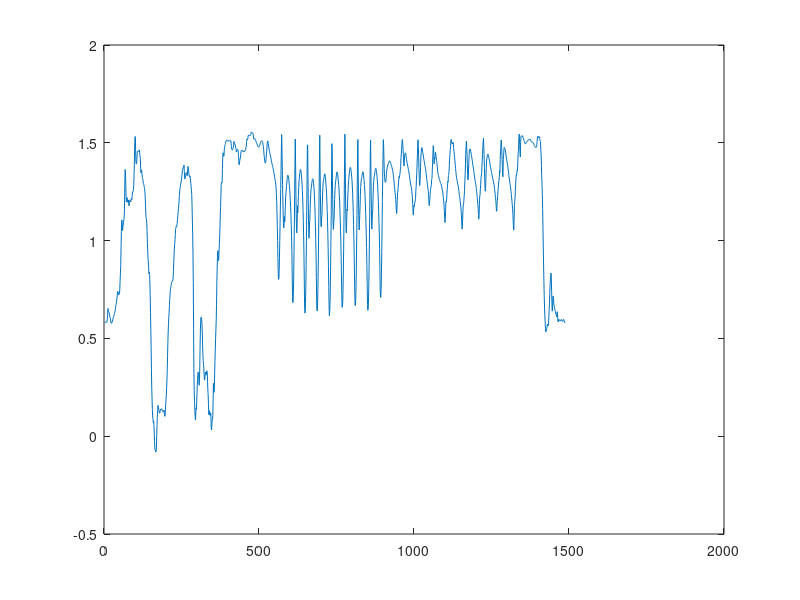
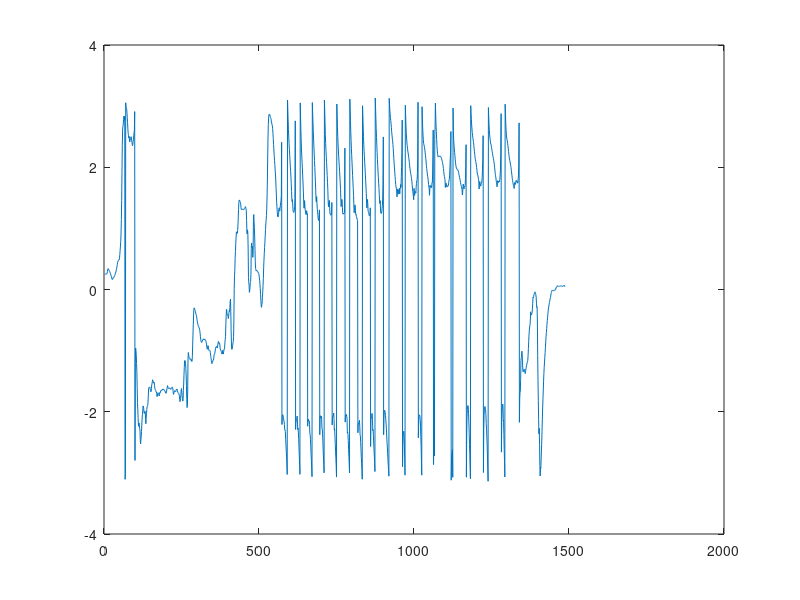
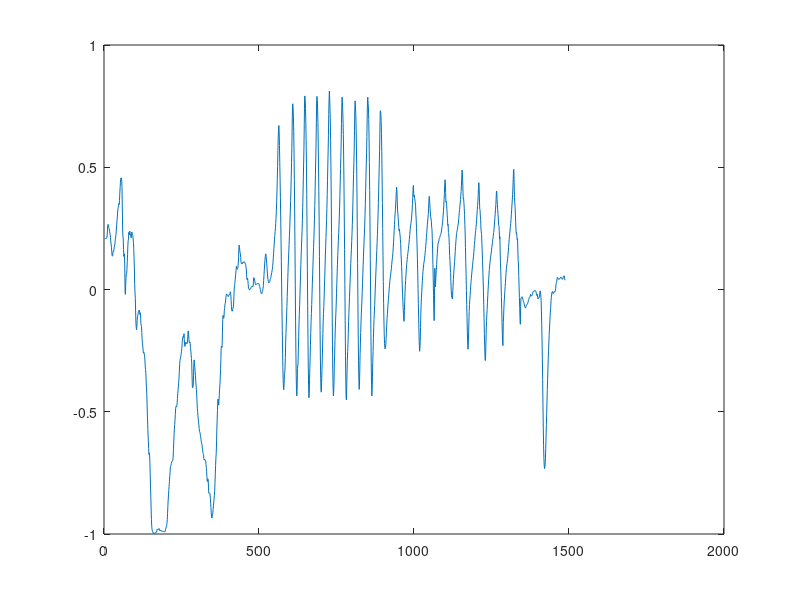
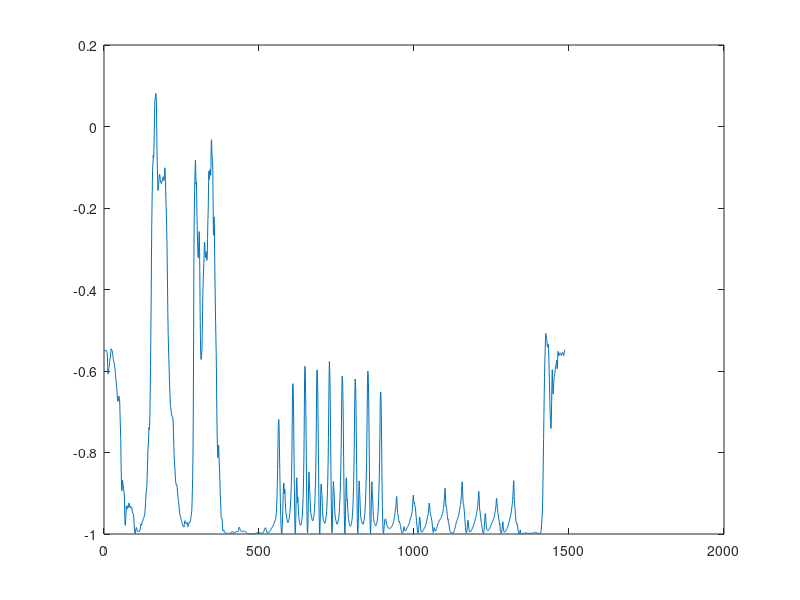

MATLAB code to generate these figures, in order:
load('walkThenShuffle.mat');
Fs = 60; %sampling rate is 60 hz
figure('Name','pitch')
plot(attitude_pitchradians) % pitch
%title('pitch')
figure('Name','roll')
plot(attitude_rollradians)  % roll
%title('roll')
figure('Name','yaw')
plot(attitude_yawradians)   % yaw
%title('yaw')
%% gravity
clf
clc
figure('Name', 'grav x')
plot(gravity_xG)
figure('Name','grav y')
plot(gravity_yG)
figure('Name','grav z')
plot(gravity_zG)
%% gravity filtered
h = [1/3,1/3,1/3];
filteredx = conv(gravity_xG,h,'same');
filteredy = conv(gravity_yG,h,'same');
filteredz = conv(gravity_zG,h,'same');

figure('Name', 'filtered grav x')
plot(filteredx)
figure('Name','filtered grav y')
plot(filteredy)
figure('Name','filtered grav z')
plot(filteredz)
%% Walking then shuffling
load walkThenShuffle.mat
plot(gravity_xG)
%% Removing extra stuff (me positioning the phone on my ankle etc) via manual indexing.
Fs = 60;
gravX = gravity_xG(518:1356);
gravY = gravity_yG(518:1356);
gravZ = gravity_zG(518:1356);
walkingX = gravX(1:390);
walkingY = gravY(1:390);
walkingZ = gravZ(1:390);
shufflingX = gravX(390:end);
shufflingY = gravY(390:end);
shufflingZ = gravZ(390:end);
%% plotting fft of x accel data for walking
freq_walking_x = fftshift(fft(walkingX));
N = length(freq_walking_x);
frequencies_shifted = (1/(2*pi))*Fs.*linspace(-pi, pi-2/N*pi, N) + pi/N*mod(N,2);
subplot(1,2,1)
plot(frequencies_shifted, abs(freq_walking_x))
xlabel('frequency(hz)')
ylabel('magnitude')
title('Centered FFT of walking data.')
% a frequency of about 1.5 hz was associated with walking and a magnitude
% in the x direction. (x direction is perpandicular to the leg facing forward, the y
% direction is paralell to the leg, and the z direction is perpandicular
% with the screen of the phone facing to the right, away from the right leg.)

% plotting fft of x accel data for shuffling
freq_shuffling_x = fftshift(fft(shufflingX));
N = length(freq_shuffling_x);
frequencies_shifted = (1/(2*pi))*Fs.*linspace(-pi, pi-2/N*pi, N) + pi/N*mod(N,2);
subplot(1,2,2)
plot(frequencies_shifted, abs(freq_shuffling_x))
xlabel('frequency(hz)')
ylabel('magnitude')
title('Centered FFT of shuffling data.')
% a frequency of < 1 hz is associated with shuffling with a substantially
% lower magnitude.
%% Plotting walking and shuffling data in the time domain for x,y,and z
clf
subplot(3,2,1)
plot(walkingX)
title('Walking(X)')
xlabel('samples(at 60hz)')
subplot(3,2,2)
plot(shufflingX)
title('shuffling(X)')
xlabel('samples(at 60hz)')
subplot(3,2,3)
plot(walkingY)
title('Walking(Y)')
xlabel('samples(at 60hz)')
subplot(3,2,4)
plot(shufflingY)
title('shuffling(Y)')
xlabel('samples(at 60hz)')
subplot(3,2,5)
plot(walkingZ)
title('Walking(Z)')
xlabel('samples(at 60hz)')
subplot(3,2,6)
plot(shufflingZ)
title('shuffling(Z)')
xlabel('samples(at 60hz)')
